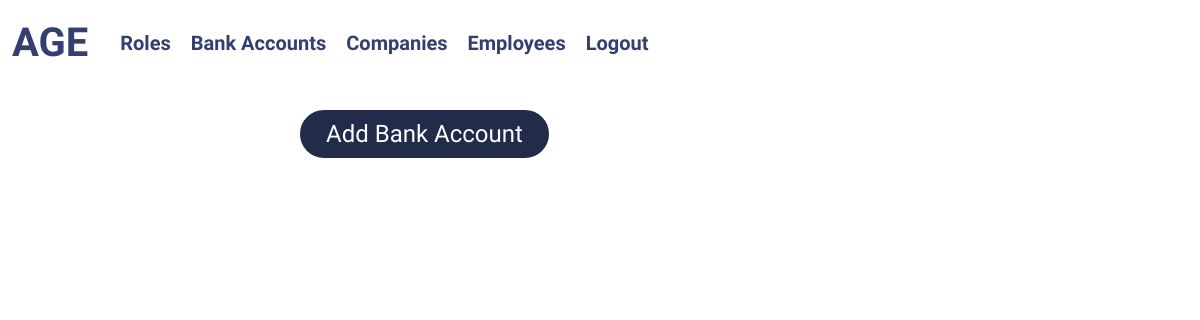
/bank_accounts/ (signed in), run on an earlier commit of the app's database.
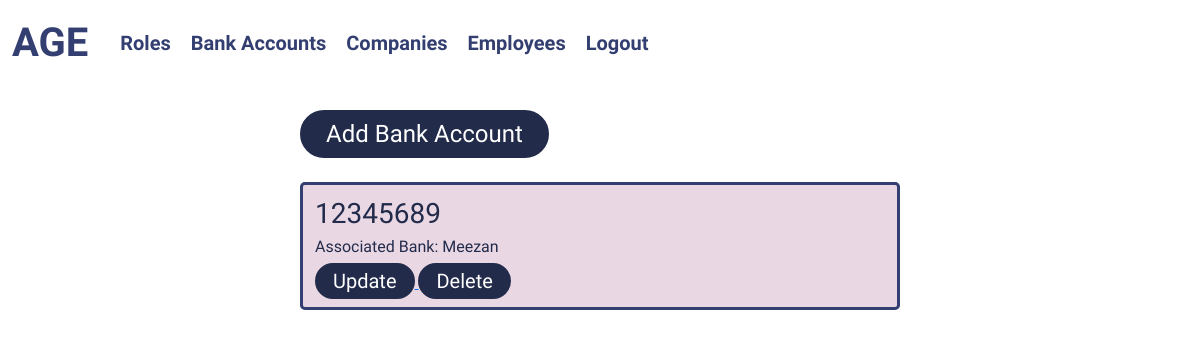
And on a later commit of the database.
### bank_account/models.py (models this page shows)
class BankAccount(models.Model):
    associated_bank = models.ForeignKey(Bank, on_delete=models.CASCADE)
    account_number = models.IntegerField(unique=True)

class Bank(models.Model):
    name = models.CharField(max_length=255)

### bank_account/views.py (the view)
# urls.py: path("", views.bank_accounts_view, name="bank_accounts"),
def bank_accounts_view(request):
    page_title = "Bank Accounts"
    if not request.user.is_superuser:
        return redirect("home")
    bank_accounts = BankAccount.objects.all()
    context = {"page_title": page_title, "bank_accounts": bank_accounts}
    return render(request, "bank_accounts.html", context)

### bank_account/templates/bank_accounts.html
{% extends "layout.html" %} {% block content %}
<div class="col-lg-6 col-md-9 col-11 mx-auto">
	<a href="{% url 'add_bank_account' %}">
		<button class="mt-4 px-4 py-1 rounded-pill fs-4">
			Add Bank Account
		</button>
	</a>
	{% for bank_account in bank_accounts %}
	<div class="container mt-4 py-2 rounded-3">
		<p class="m-0 fs-3">{{bank_account.account_number}}</p>
		<p class="m-0 fs-6 mb-1">
			Associated Bank: {{bank_account.associated_bank.name}}
		</p>
		<a href="{% url 'update_bank_account' bank_account.id %}">
			<button class="px-3 rounded-pill fs-5">Update</button>
		</a>
		<a href="{% url 'delete_bank_account' bank_account.id %}">
			<button class="px-3 rounded-pill fs-5">Delete</button>
		</a>
	</div>
	{% endfor %}
</div>
{% endblock content %}

What changed in the data, as far as the page shows it:
added BankAccount: account_number "12345689", associated_bank.name "Meezan"
